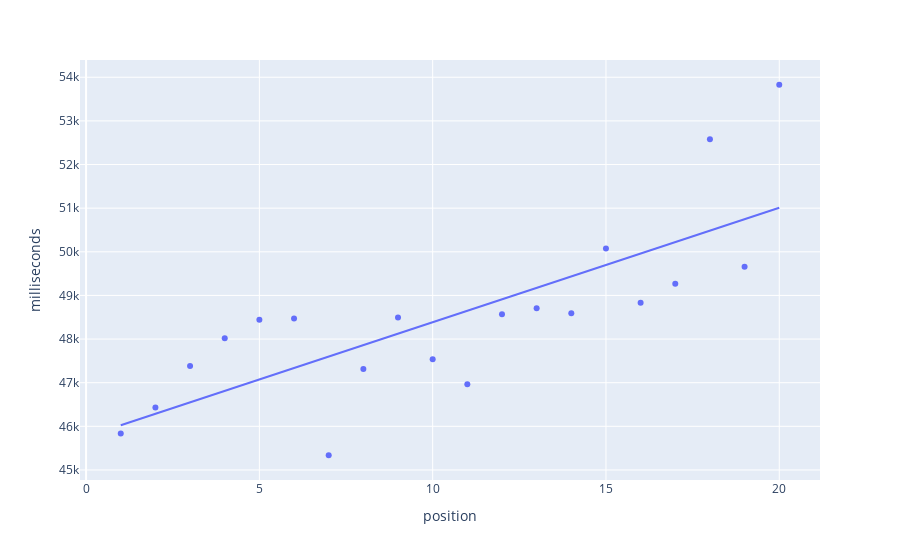

Here is the notebook cell this chart was saved with:
### Code cell
# take the average pit time for top 20 positions and plot with trendline (data becomes thin after the top 20)
avg_t_for_position = joined_data.groupby('position').mean().reset_index().head(20)
px.scatter(avg_t_for_position, x='position', y='milliseconds', trendline="ols")

### Figure 1 — Plotly figure (JSON) as saved in the notebook; plotly's stock layout.template omitted (floating-point values rounded to 4 significant figures)
{"data": [{"hovertemplate": "position=%{x}<br>milliseconds=%{y}<extra></extra>", "legendgroup": "", "marker": {"color": "#636efa", "symbol": "circle"}, "mode": "markers", "name": "", "orientation": "v", "showlegend": false, "type": "scatter", "x": [1, 2, 3, 4, 5, 6, 7, 8, 9, 10, 11, 12, 13, 14, 15, 16, 17, 18, 19, 20], "xaxis": "x", "y": [45840.0, 46430.0, 47380.0, 48020.0, 48440.0, 48470.0, 45340.0, 47310.0, 48500.0, 47530.0, 46960.0, 48570.0, 48710.0, 48590.0, 50080.0, 48830.0, 49270.0, 52580.0, 49660.0, 53830.0], "yaxis": "y"}, {"hovertemplate": "<b>OLS trendline</b><br>milliseconds = 262.329 * position + 45762.5<br>R<sup>2</sup>=0.593305<br><br>position=%{x}<br>milliseconds=%{y} <b>(trend)</b><extra></extra>", "legendgroup": "", "marker": {"color": "#636efa", "symbol": "circle"}, "mode": "lines", "name": "", "showlegend": false, "type": "scatter", "x": [1, 2, 3, 4, 5, 6, 7, 8, 9, 10, 11, 12, 13, 14, 15, 16, 17, 18, 19, 20], "xaxis": "x", "y": [46020.0, 46290.0, 46550.0, 46810.0, 47070.0, 47340.0, 47600.0, 47860.0, 48120.0, 48390.0, 48650.0, 48910.0, 49170.0, 49440.0, 49700.0, 49960.0, 50220.0, 50480.0, 50750.0, 51010.0], "yaxis": "y"}], "layout": {"legend": {"tracegroupgap": 0}, "margin": {"t": 60}, "xaxis": {"anchor": "y", "domain": [0, 1], "title": {"text": "position"}}, "yaxis": {"anchor": "x", "domain": [0, 1], "title": {"text": "milliseconds"}}}}
